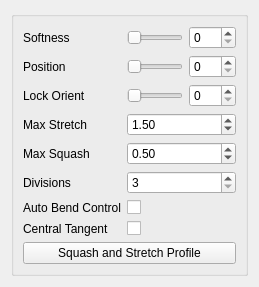
<?xml version="1.0" encoding="UTF-8"?>
<ui version="4.0">
 <class>Form</class>
 <widget class="QWidget" name="Form">
  <property name="geometry">
   <rect>
    <x>0</x>
    <y>0</y>
    <width>259</width>
    <height>265</height>
   </rect>
  </property>
  <property name="windowTitle">
   <string>Form</string>
  </property>
  <layout class="QGridLayout" name="gridLayout">
   <item row="0" column="0">
    <widget class="QGroupBox" name="groupBox">
     <property name="title">
      <string/>
     </property>
     <layout class="QGridLayout" name="gridLayout_2">
      <item row="0" column="0">
       <layout class="QVBoxLayout" name="verticalLayout">
        <item>
         <layout class="QFormLayout" name="formLayout">
          <item row="0" column="0">
           <widget class="QLabel" name="softness_label">
            <property name="text">
             <string>Softness</string>
            </property>
           </widget>
          </item>
          <item row="0" column="1">
           <layout class="QHBoxLayout" name="horizontalLayout_3">
            <item>
             <widget class="QSlider" name="softness_slider">
              <property name="minimumSize">
               <size>
                <width>0</width>
                <height>15</height>
               </size>
              </property>
              <property name="maximum">
               <number>100</number>
              </property>
              <property name="orientation">
               <enum>Qt::Horizontal</enum>
              </property>
             </widget>
            </item>
            <item>
             <widget class="QSpinBox" name="softness_spinBox">
              <property name="maximum">
               <number>100</number>
              </property>
             </widget>
            </item>
           </layout>
          </item>
          <item row="1" column="0">
           <widget class="QLabel" name="softness_label_2">
            <property name="text">
             <string>Position</string>
            </property>
           </widget>
          </item>
          <item row="1" column="1">
           <layout class="QHBoxLayout" name="horizontalLayout_4">
            <item>
             <widget class="QSlider" name="position_slider">
              <property name="minimumSize">
               <size>
                <width>0</width>
                <height>15</height>
               </size>
              </property>
              <property name="maximum">
               <number>100</number>
              </property>
              <property name="orientation">
               <enum>Qt::Horizontal</enum>
              </property>
             </widget>
            </item>
            <item>
             <widget class="QSpinBox" name="position_spinBox">
              <property name="maximum">
               <number>100</number>
              </property>
             </widget>
            </item>
           </layout>
          </item>
          <item row="2" column="0">
           <widget class="QLabel" name="softness_label_3">
            <property name="text">
             <string>Lock Orient</string>
            </property>
           </widget>
          </item>
          <item row="2" column="1">
           <layout class="QHBoxLayout" name="horizontalLayout_5">
            <item>
             <widget class="QSlider" name="lockOri_slider">
              <property name="minimumSize">
               <size>
                <width>0</width>
                <height>15</height>
               </size>
              </property>
              <property name="maximum">
               <number>100</number>
              </property>
              <property name="orientation">
               <enum>Qt::Horizontal</enum>
              </property>
             </widget>
            </item>
            <item>
             <widget class="QSpinBox" name="lockOri_spinBox">
              <property name="maximum">
               <number>100</number>
              </property>
             </widget>
            </item>
           </layout>
          </item>
          <item row="3" column="0">
           <widget class="QLabel" name="maxStretch_label">
            <property name="sizePolicy">
             <sizepolicy hsizetype="MinimumExpanding" vsizetype="MinimumExpanding">
              <horstretch>0</horstretch>
              <verstretch>0</verstretch>
             </sizepolicy>
            </property>
            <property name="text">
             <string>Max Stretch</string>
            </property>
           </widget>
          </item>
          <item row="3" column="1">
           <widget class="QDoubleSpinBox" name="maxStretch_spinBox">
            <property name="sizePolicy">
             <sizepolicy hsizetype="MinimumExpanding" vsizetype="Fixed">
              <horstretch>0</horstretch>
              <verstretch>0</verstretch>
             </sizepolicy>
            </property>
            <property name="minimum">
             <double>1.000000000000000</double>
            </property>
            <property name="singleStep">
             <double>0.100000000000000</double>
            </property>
            <property name="value">
             <double>1.500000000000000</double>
            </property>
           </widget>
          </item>
          <item row="4" column="0">
           <widget class="QLabel" name="maxSquash_label">
            <property name="sizePolicy">
             <sizepolicy hsizetype="MinimumExpanding" vsizetype="MinimumExpanding">
              <horstretch>0</horstretch>
              <verstretch>0</verstretch>
             </sizepolicy>
            </property>
            <property name="text">
             <string>Max Squash</string>
            </property>
           </widget>
          </item>
          <item row="4" column="1">
           <widget class="QDoubleSpinBox" name="maxSquash_spinBox">
            <property name="sizePolicy">
             <sizepolicy hsizetype="MinimumExpanding" vsizetype="Fixed">
              <horstretch>0</horstretch>
              <verstretch>0</verstretch>
             </sizepolicy>
            </property>
            <property name="minimum">
             <double>0.100000000000000</double>
            </property>
            <property name="maximum">
             <double>1.000000000000000</double>
            </property>
            <property name="singleStep">
             <double>0.100000000000000</double>
            </property>
            <property name="value">
             <double>0.500000000000000</double>
            </property>
           </widget>
          </item>
          <item row="5" column="0">
           <widget class="QLabel" name="divisions_label">
            <property name="text">
             <string>Divisions</string>
            </property>
           </widget>
          </item>
          <item row="5" column="1">
           <widget class="QSpinBox" name="division_spinBox">
            <property name="sizePolicy">
             <sizepolicy hsizetype="Expanding" vsizetype="Fixed">
              <horstretch>0</horstretch>
              <verstretch>0</verstretch>
             </sizepolicy>
            </property>
            <property name="minimum">
             <number>3</number>
            </property>
            <property name="value">
             <number>3</number>
            </property>
           </widget>
          </item>
          <item row="6" column="1">
           <widget class="QCheckBox" name="autoBend_checkBox">
            <property name="text">
             <string/>
            </property>
           </widget>
          </item>
          <item row="6" column="0">
           <widget class="QLabel" name="autoBend_label">
            <property name="text">
             <string>Auto Bend Control</string>
            </property>
           </widget>
          </item>
          <item row="7" column="1">
           <widget class="QCheckBox" name="centralTangent_checkBox">
            <property name="text">
             <string/>
            </property>
           </widget>
          </item>
          <item row="7" column="0">
           <widget class="QLabel" name="centralTangent_label">
            <property name="text">
             <string>Central Tangent</string>
            </property>
           </widget>
          </item>
         </layout>
        </item>
        <item>
         <spacer name="verticalSpacer">
          <property name="orientation">
           <enum>Qt::Vertical</enum>
          </property>
          <property name="sizeHint" stdset="0">
           <size>
            <width>20</width>
            <height>40</height>
           </size>
          </property>
         </spacer>
        </item>
        <item>
         <widget class="QPushButton" name="squashStretchProfile_pushButton">
          <property name="text">
           <string>Squash and Stretch Profile</string>
          </property>
         </widget>
        </item>
       </layout>
      </item>
     </layout>
    </widget>
   </item>
  </layout>
 </widget>
 <resources/>
 <connections>
  <connection>
   <sender>softness_slider</sender>
   <signal>sliderMoved(int)</signal>
   <receiver>softness_spinBox</receiver>
   <slot>setValue(int)</slot>
   <hints>
    <hint type="sourcelabel">
     <x>187</x>
     <y>30</y>
    </hint>
    <hint type="destinationlabel">
     <x>235</x>
     <y>28</y>
    </hint>
   </hints>
  </connection>
  <connection>
   <sender>softness_spinBox</sender>
   <signal>valueChanged(int)</signal>
   <receiver>softness_slider</receiver>
   <slot>setValue(int)</slot>
   <hints>
    <hint type="sourcelabel">
     <x>235</x>
     <y>20</y>
    </hint>
    <hint type="destinationlabel">
     <x>187</x>
     <y>20</y>
    </hint>
   </hints>
  </connection>
  <connection>
   <sender>position_slider</sender>
   <signal>valueChanged(int)</signal>
   <receiver>position_spinBox</receiver>
   <slot>setValue(int)</slot>
   <hints>
    <hint type="sourcelabel">
     <x>156</x>
     <y>50</y>
    </hint>
    <hint type="destinationlabel">
     <x>208</x>
     <y>50</y>
    </hint>
   </hints>
  </connection>
  <connection>
   <sender>position_spinBox</sender>
   <signal>valueChanged(int)</signal>
   <receiver>position_slider</receiver>
   <slot>setValue(int)</slot>
   <hints>
    <hint type="sourcelabel">
     <x>218</x>
     <y>56</y>
    </hint>
    <hint type="destinationlabel">
     <x>176</x>
     <y>54</y>
    </hint>
   </hints>
  </connection>
  <connection>
   <sender>lockOri_spinBox</sender>
   <signal>valueChanged(int)</signal>
   <receiver>lockOri_slider</receiver>
   <slot>setValue(int)</slot>
   <hints>
    <hint type="sourcelabel">
     <x>207</x>
     <y>79</y>
    </hint>
    <hint type="destinationlabel">
     <x>165</x>
     <y>82</y>
    </hint>
   </hints>
  </connection>
  <connection>
   <sender>lockOri_slider</sender>
   <signal>valueChanged(int)</signal>
   <receiver>lockOri_spinBox</receiver>
   <slot>setValue(int)</slot>
   <hints>
    <hint type="sourcelabel">
     <x>111</x>
     <y>76</y>
    </hint>
    <hint type="destinationlabel">
     <x>198</x>
     <y>70</y>
    </hint>
   </hints>
  </connection>
  <connection>
   <sender>softness_slider</sender>
   <signal>valueChanged(int)</signal>
   <receiver>softness_spinBox</receiver>
   <slot>setValue(int)</slot>
   <hints>
    <hint type="sourcelabel">
     <x>97</x>
     <y>23</y>
    </hint>
    <hint type="destinationlabel">
     <x>207</x>
     <y>23</y>
    </hint>
   </hints>
  </connection>
 </connections>
</ui>
